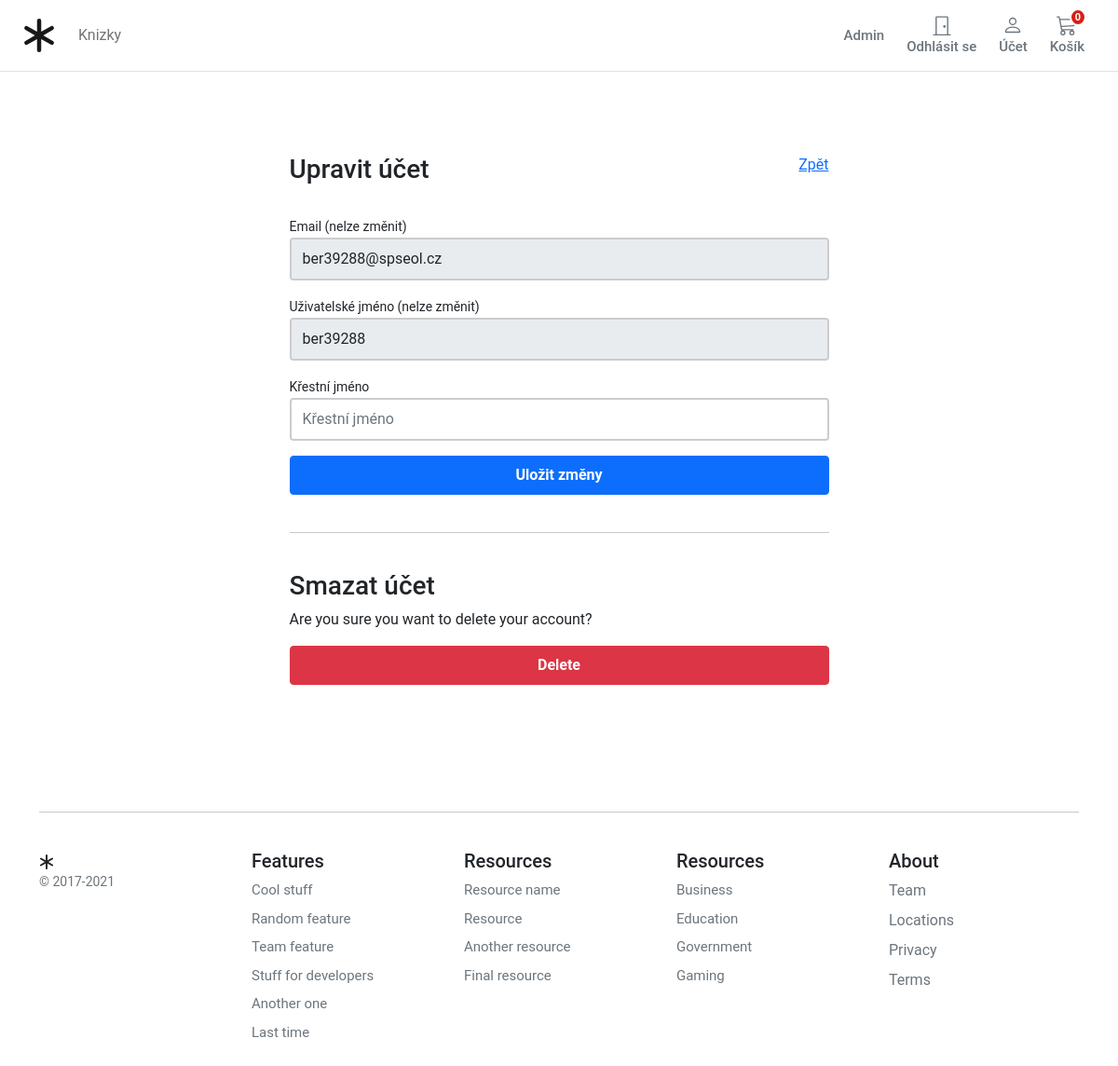
The app's page /account/profile/edit/ (signed in), older data.
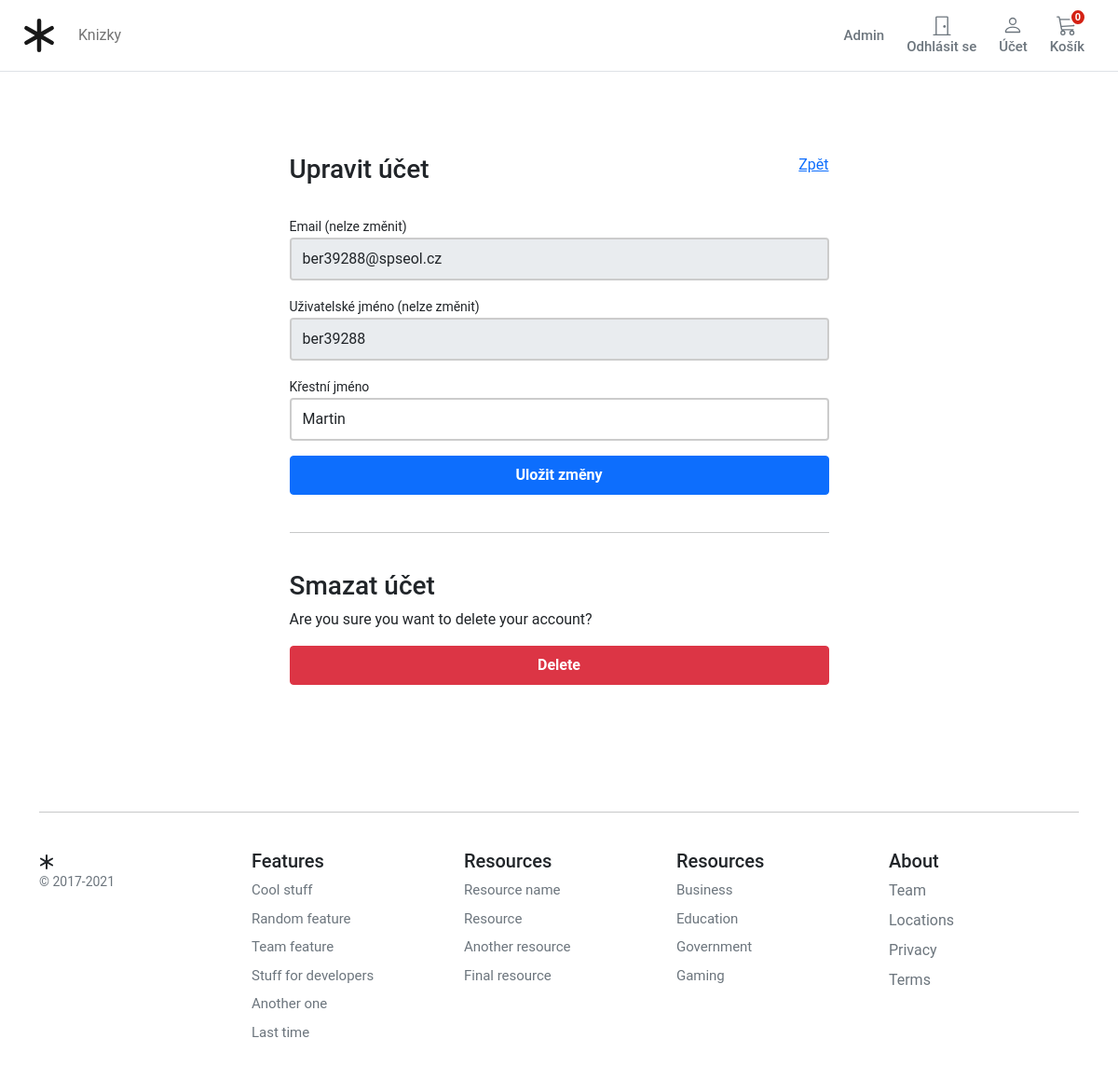
The same page, newer data.
### store/models.py (models this page shows, shortened)
class Category(models.Model):
    name = models.CharField(max_length=255, db_index=True)
    slug = models.SlugField(max_length=255, unique=True)
    class Meta:
        verbose_name_plural = 'Categories'
    def get_absolute_url(self):
        return reverse('store:category_list', args=[self.slug])

### account/models.py (models this page shows, shortened)
class UserBase(AbstractBaseUser, PermissionsMixin):
    email = models.EmailField(_('email address'), unique=True)
    user_name = models.CharField(max_length=150, unique=True)
    first_name = models.CharField(max_length=150, blank=True)
    last_name = models.CharField(max_length=150, blank=True)
    about = models.TextField(_(
        'about'), max_length=500, blank=True)
    country = CountryField()
    phone_number = models.CharField(max_length=15, blank=True)
    postcode = models.CharField(max_length=12, blank=True)
    address_line_1 = models.CharField(max_length=150, blank=True)
    address_line_2 = models.CharField(max_length=150, blank=True)
    town_city = models.CharField(max_length=150, blank=True)
    is_active = models.BooleanField(default=False)
    is_staff = models.BooleanField(default=False)
    created = models.DateTimeField(auto_now_add=True)
    updated = models.DateTimeField(auto_now=True)
    objects = CustomAccountManager()
    USERNAME_FIELD = 'email'
    REQUIRED_FIELDS = ['user_name']
    class Meta:
        verbose_name = "Accounts"
        verbose_name_plural = "Accounts"

### account/views.py (the view)
# urls.py: path('profile/edit/', views.edit_details, name='edit_details'),
@login_required
def edit_details(request):
    if request.method == 'POST':
        user_form = UserEditForm(instance=request.user, data=request.POST)
        if user_form.is_valid():
            user_form.save()
    else:
        user_form = UserEditForm(instance=request.user)
    return render(request, 'account/user/edit_details.html', {'user_form': user_form})

### account/forms.py
class UserEditForm(forms.ModelForm):
    email = forms.EmailField(
        label='Email (nelze změnit)', max_length=200, widget=forms.TextInput(
            attrs={'class': 'form-control mb-3', 'placeholder': 'Email', 'id': 'form-email', 'readonly': 'readonly'}))
    user_name = forms.CharField(
        label='Uživatelské jméno (nelze změnit)', max_length=50, widget=forms.TextInput(
            attrs={'class': 'form-control mb-3', 'placeholder': 'Uživatelské jméno', 'id': 'form-username', 'readonly': 'readonly'}))
    first_name = forms.CharField(
        label='Křestní jméno', min_length=4, max_length=50, widget=forms.TextInput(
            attrs={'class': 'form-control mb-3', 'placeholder': 'Křestní jméno', 'id': 'form-firstname'}))
    class Meta:
        model = UserBase
        fields = ('email', 'user_name', 'first_name',)
    def __init__(self, *args, **kwargs):
        super().__init__(*args, **kwargs)
        self.fields['email'].required = True
        self.fields['user_name'].required = True
        self.fields['first_name'].required = True

### basket/basket.py (called while the page is built)
    def __len__(self):
        return sum(item['qty'] for item in self.basket.values())

### basket/context_processors.py (called while the page is built)
def basket(request):
    return {'basket': Basket(request)}

### store/context_processors.py (called while the page is built)
def categories(request):
    return {
        'categories': Category.objects.all()
    }

### templates/account/user/edit_details.html (shortened to what this page needs)
{% extends "../../store/base.html" %}
{% block content %}
<div class="container-fluid">
    <div class="row no-gutter">
        <div class="col-md-12">
            <div class="login d-flex align-items-center py-5">
                <div class="container">
                    <div class="row">
                        <div class="col-12 col-lg-7  mx-auto">
                <form class="account-form px-4 pt-4" method="post" enctype="multipart/form-data">
                    <div class="col-12 d-flex justify-content-between">
                        <h3>Upravit účet</h3>
                        <div><a href="{% url "account:dashboard" %}">Zpět</a></div>
                    </div>
                    <br>
                    <label class="small font-weight-bold">{{ user_form.email.label}}</label>
                    {{ user_form.email }}
                    <label class="small font-weight-bold">{{ user_form.user_name.label}}</label>
                    {{ user_form.user_name }}
                    <label class="small font-weight-bold">{{ user_form.first_name.label}}</label>
                    {{ user_form.first_name }}
                    <button class="btn btn-primary btn-block py-2 mb-4 fw-bold w-100" type="submit"
                        value="Save changes">Uložit změny</button>
                    <hr class="mb-3">
                </form>
                <form class="account-form px-4" action="{% url "account:delete_user" %}" method="post">
                    <p class=" h3 pt-4 font-weight-bold">Smazat účet</p>
                    <p>Are you sure you want to delete your account?</p>
                    <button type="submit" role="button"
                        class="btn btn-danger btn-block py-2 mb-4 fw-bold w-100">Delete</button>
                </form>
                        </div>
                    </div>
                </div>
            </div>
        </div>
    </div>
</div>
{% endblock %}

### templates/store/base.html (shortened to what this page needs)
{% load static %}
<!DOCTYPE html>
<html>
<head>
    <link href="https://cdn.jsdelivr.net/npm/bootstrap@5.0.0-beta1/dist/css/bootstrap.min.css" rel="stylesheet"
>
    <link rel="stylesheet" href="{% static 'core/css/base.css' %}">
    <link rel="stylesheet" href="{% static 'basket/css/basket.css' %}">
</head>
<body>
    <header class="pb-3">
        <nav class="navbar navbar-expand-md navbar-light bg-white border-bottom">
            <div class="container-fluid px-md-4">
                <div class="d-flex w-100 navbar-collapse">
                    <a class="navbar-brand d-flex-inline" href="/">
                    </a>
                    <ul class="navbar-nav me-auto mb-2 mb-md-0 ">
                        <li class="nav-item dropdown">
                            {% for c in categories %}
                            <li class="nav-item collapse navbar-collapse">
                                <a class="nav-link" href="{{ c.get_absolute_url }}">{{ c.name|title }}</a>
                            </li>
                            {% endfor %}
                        </li>
                    </ul>
                    {% if user.is_staff %}
                    <a type="button" role="button" href="/admin/"
                        class="btn btn-outline-secondary border-0 basket-btn">
                        <span class="fs15 fw500">Admin</span>
                    </a>
                    {% endif %}
                    {% if user.is_authenticated %}
                    <a type="button" role="button" href="{% url "account:logout" %}"
                        class="btn btn-outline-secondary border-0 basket-btn">
                        <div>
                            <svg xmlns="http://www.w3.org/2000/svg" width="22" height="22" fill="currentColor"
                                class="bi bi-door-closed" viewBox="0 0 16 16">
                                <path
                                    d="M3 2a1 1 0 0 1 1-1h8a1 1 0 0 1 1 1v13h1.5a.5.5 0 0 1 0 1h-13a.5.5 0 0 1 0-1H3V2zm1 13h8V2H4v13z" />
                                <path d="M9 9a1 1 0 1 0 2 0 1 1 0 0 0-2 0z" />
                            </svg>
                        </div>
                        <span class="fs15 fw500">Odhlásit se</span>
                    </a>
                    <a type="button" role="button" href="{% url "account:dashboard" %}"
                        class="btn btn-outline-secondary border-0 basket-btn">
                        <div>
                        </div>
                        <span class="fs15 fw500">Účet</span>
                    </a>
                    {% endif %}
                    <a type="button" role="button" href="{% url "basket:basket_summary" %}"
                        class="btn btn-outline-secondary border-0 basket-btn">
                        {% with total_qty=basket|length %}
                        <div id="basket-qty" class="basket-qty">
                            {% if total_qty > 0 %}
                            {{ total_qty }}
                            {% else %}
                            0
                            {% endif %}
                        </div>
                        {% endwith %}
                        <div>
                        </div>
                        <span class="fs15 fw500">Košík</span>
                    </a>
                </div>
            </div>
        </nav>
    </header>
    <div id="content">{% block content %} {% endblock %}</div>
    <footer class="container py-5 footer">
        <hr>
        <div class="row pt-4">
            <div class="col-12 col-md">
                <small class="d-block mb-3 text-muted">&copy; 2017-2021</small>
            </div>
            <div class="col-6 col-md fs15">
                <h5>Features</h5>
                <ul class="list-unstyled">
                    <li><a class="link-secondary text-decoration-none" href="#">Cool stuff</a></li>
                    <li><a class="link-secondary text-decoration-none" href="#">Random feature</a></li>
                    <li><a class="link-secondary text-decoration-none" href="#">Team feature</a></li>
                    <li><a class="link-secondary text-decoration-none" href="#">Stuff for developers</a></li>
                    <li><a class="link-secondary text-decoration-none" href="#">Another one</a></li>
                    <li><a class="link-secondary text-decoration-none" href="#">Last time</a></li>
                </ul>
            </div>
            <div class="col-6 col-md fs15">
                <h5>Resources</h5>
                <ul class="list-unstyled">
                    <li><a class="link-secondary text-decoration-none" href="#">Resource name</a></li>
                    <li><a class="link-secondary text-decoration-none" href="#">Resource</a></li>
                    <li><a class="link-secondary text-decoration-none" href="#">Another resource</a></li>
                    <li><a class="link-secondary text-decoration-none" href="#">Final resource</a></li>
                </ul>
            </div>
            <div class="col-6 col-md fs15">
                <h5>Resources</h5>
                <ul class="list-unstyled">
                    <li><a class="link-secondary text-decoration-none" href="#">Business</a></li>
                    <li><a class="link-secondary text-decoration-none" href="#">Education</a></li>
                    <li><a class="link-secondary text-decoration-none" href="#">Government</a></li>
                    <li><a class="link-secondary text-decoration-none" href="#">Gaming</a></li>
                </ul>
            </div>
            <div class="col-6 col-md">
                <h5>About</h5>
                <ul class="list-unstyled">
                    <li><a class="link-secondary text-decoration-none" href="#">Team</a></li>
                    <li><a class="link-secondary text-decoration-none" href="#">Locations</a></li>
                    <li><a class="link-secondary text-decoration-none" href="#">Privacy</a></li>
                    <li><a class="link-secondary text-decoration-none" href="#">Terms</a></li>
                </ul>
            </div>
        </div>
    </footer>
</body>
</html>

### static/core/css/base.css (style rules this page uses)
html, body, p, div { letter-spacing: -0.02px; font-family: 'Roboto', sans-serif; }
.fs15 { font-size: 0.9375rem; }
.fw500 { font-weight: 500; }
.footer > div > div > ul > li { padding-bottom:8px; }

### static/basket/css/basket.css (style rules this page uses)
.basket-qty { color: #fff; background: #d42114; border: 2px solid #fff; border-radius: 50%; text-align: center; font-size: 11px; height: 15px; width: 14px; position: absolute; box-sizing: content-box; font-weight: 600; top: 1px; right: 10px; }
.basket-btn { position: relative; }

### templates/account/user/edit_details.html (style rules this page uses)
.account-form input { border: 2px solid #ccc; height: calc(2em + .75rem + 2px); }

Row changes from the older to the newer data that the page shows:
changed UserBase "ber39288@spseol.cz": first_name (not shown) → "Martin"
